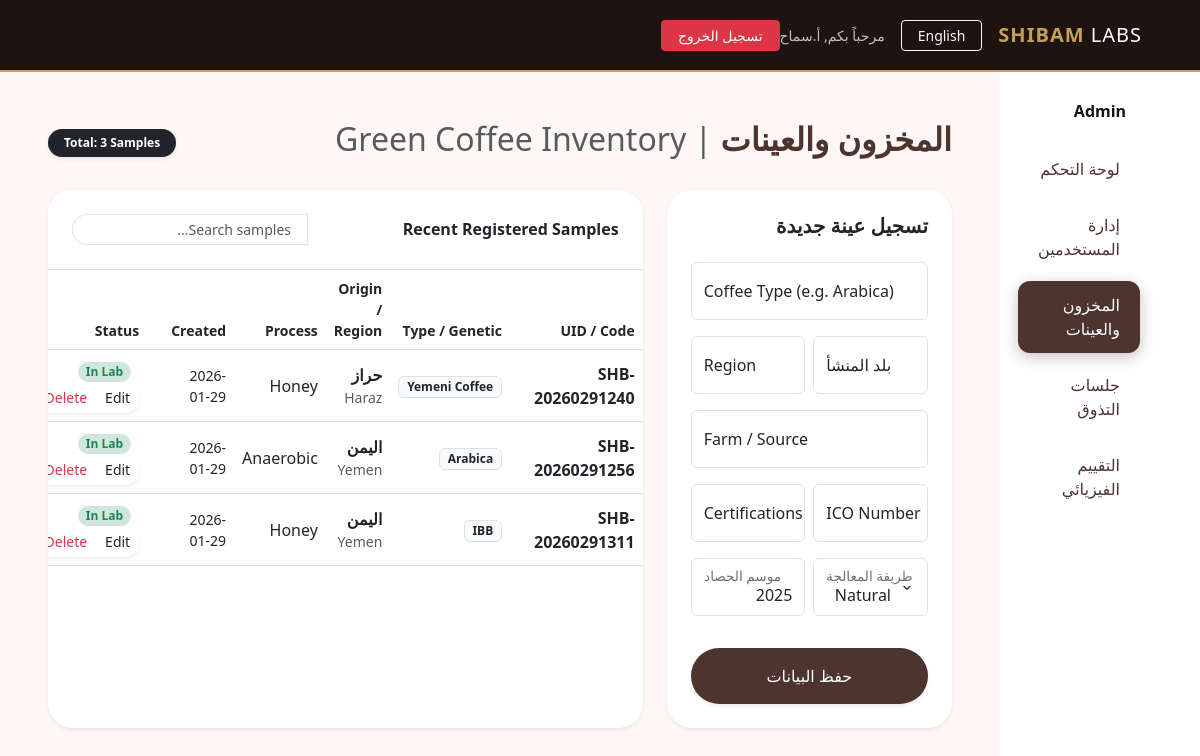
The app's page /admin/samples (signed in) with its own data.
### models.py (models this page shows)
class User(db.Model, UserMixin):
    id = db.Column(db.Integer, primary_key=True)
    username = db.Column(db.String(50), unique=True, nullable=False)
    email = db.Column(db.String(120), unique=True, nullable=False)
    password_hash = db.Column(db.String(128), nullable=False)
    full_name = db.Column(db.String(100))
    role = db.Column(db.String(20), nullable=False) # Admin, RoastManager, Cupper
    is_active = db.Column(db.Boolean, default=True)

class CoffeeSample(db.Model):
    id = db.Column(db.Integer, primary_key=True)
    sample_id = db.Column(db.String(20), unique=True, nullable=False) # Auto-generated SHB-XXXX
    coffee_type = db.Column(db.String(50)) # Variety/Genetic
    origin = db.Column(db.String(100)) # Country
    region = db.Column(db.String(100))
    farm = db.Column(db.String(100))
    process = db.Column(db.String(50))
    harvest_year = db.Column(db.String(10))
    ico_number = db.Column(db.String(50)) # ICO ID
    certifications = db.Column(db.String(200)) # Fair Trade, Organic, etc.
    created_at = db.Column(db.DateTime, default=datetime.datetime.utcnow)

### app.py (the view, shortened to what this page needs)
@app.route('/admin/samples', methods=['GET', 'POST'])
@login_required
def admin_samples():
    if current_user.role != 'Admin': return "Access Denied", 403
    samples = CoffeeSample.query.all()
    return render_template('admin_samples.html', samples=samples, t=get_translations(session['lang']))

### app.py (called while the page is built)
@login_manager.user_loader
def load_user(user_id):
    return User.query.get(int(user_id))

@app.before_request
def set_lang():
    if 'lang' not in session:
        session['lang'] = 'ar'

### templates/admin_samples.html (shortened to what this page needs)
{% extends "layout.html" %}
{% block content %}
<div class="d-flex justify-content-between align-items-center mb-4">
    <h2 class="fw-bold" style="color: var(--roasted);">{{ t.samples }} <span class="text-muted fw-light">| Green Coffee
            Inventory</span></h2>
    <span class="badge bg-dark text-gold px-3 py-2 rounded-pill shadow-sm">Total: {{ samples|length }} Samples</span>
</div>
<div class="row g-4">
    <div class="col-lg-4">
        <div class="card p-4 h-100 border-0 shadow-sm" style="background: white; border-radius: 25px;">
            <div class="d-flex align-items-center mb-4">
                <h5 class="mb-0 fw-bold">{{ t.add_sample }}</h5>
            </div>
            <form method="POST">
                <div class="form-floating mb-3">
                    <input type="text" name="coffee_type" class="form-control" id="fType" placeholder="Arabica"
                        required>
                    <label for="fType">Coffee Type (e.g. Arabica)</label>
                </div>
                <div class="row g-2">
                    <div class="col-6">
                        <div class="form-floating mb-3">
                            <input type="text" name="origin" class="form-control" id="fOrigin" placeholder="Ethiopia"
                                required>
                            <label for="fOrigin">{{ t.origin }}</label>
                        </div>
                    </div>
                    <div class="col-6">
                        <div class="form-floating mb-3">
                            <input type="text" name="region" class="form-control" id="fRegion" placeholder="Sidamo">
                            <label for="fRegion">Region</label>
                        </div>
                    </div>
                </div>
                <div class="form-floating mb-3">
                    <input type="text" name="farm" class="form-control" id="fFarm" placeholder="Sunrise Farm">
                    <label for="fFarm">Farm / Source</label>
                </div>
                <div class="row g-2">
                    <div class="col-6">
                        <div class="form-floating mb-3">
                            <input type="text" name="ico_number" class="form-control" id="fIco" placeholder="ICO-123">
                            <label for="fIco">ICO Number</label>
                        </div>
                    </div>
                    <div class="col-6">
                        <div class="form-floating mb-3">
                            <input type="text" name="certifications" class="form-control" id="fCert"
                                placeholder="Organic/FT">
                            <label for="fCert">Certifications</label>
                        </div>
                    </div>
                </div>
                <div class="row g-2">
                    <div class="col-6">
                        <div class="form-floating mb-3">
                            <select name="process" class="form-select" id="fProcess">
                                <option>Natural</option>
                            </select>
                            <label for="fProcess">{{ t.process }}</label>
                        </div>
                    </div>
                    <div class="col-6">
                        <div class="form-floating mb-3">
                            <input type="number" name="harvest_year" class="form-control" id="fYear" value="2025">
                            <label for="fYear">{{ t.harvest }}</label>
                        </div>
                    </div>
                </div>
                <button type="submit" class="btn btn-coffee w-100 py-3 mt-3 shadow-sm rounded-pill">{{ t.save
                    }}</button>
            </form>
        </div>
    </div>
    <div class="col-lg-8">
        <div class="card h-100 border-0 shadow-sm" style="border-radius: 25px; overflow: hidden;">
            <div class="p-4 bg-white border-bottom d-flex justify-content-between align-items-center">
                <h6 class="mb-0 fw-bold">Recent Registered Samples</h6>
                <div class="input-group w-auto">
                    <input type="text" class="form-control form-control-sm rounded-start-pill px-3"
                        placeholder="Search samples...">
                </div>
            </div>
            <div class="table-responsive">
                <table class="table table-hover align-middle mb-0">
                    <thead class="bg-light text-muted small">
                        <tr>
                            <th class="ps-4">UID / Code</th>
                            <th>Type / Genetic</th>
                            <th>Origin / Region</th>
                            <th>Process</th>
                            <th>Created</th>
                            <th class="text-end pe-4">Status</th>
                        </tr>
                    </thead>
                    <tbody class="border-top-0">
                        {% for s in samples %}
                        <tr>
                            <td class="ps-4">
                                <span class="fw-bold text-dark">{{ s.sample_id }}</span>
                            </td>
                            <td><span class="badge bg-light text-dark border">{{ s.coffee_type }}</span></td>
                            <td>
                                <div><strong>{{ s.origin }}</strong></div>
                                <div class="small text-muted">{{ s.region }}</div>
                            </td>
                            <td>{{ s.process }}</td>
                            <td class="small">{{ s.created_at.strftime('%Y-%m-%d') }}</td>
                            <td class="text-end pe-4">
                                <span class="badge bg-success-subtle text-success px-2 py-1 rounded-pill small me-2">In
                                    Lab</span>
                                <div class="btn-group shadow-sm rounded-pill overflow-hidden">
                                    <a href="{{ url_for('edit_sample', id=s.id) }}"
                                        class="btn btn-sm btn-white text-dark px-2" title="Edit">
                                        Edit
                                    </a>
                                    <a href="{{ url_for('delete_sample', id=s.id) }}"
                                        class="btn btn-sm btn-white text-danger px-2"
                                        onclick="return confirm('Delete this sample and all related evaluations? This cannot be undone.')"
                                        title="Delete">
                                        Delete
                                    </a>
                                </div>
                            </td>
                        </tr>
                        {% endfor %}
                    </tbody>
                </table>
            </div>
        </div>
    </div>
</div>
{% endblock %}

### templates/layout.html (shortened to what this page needs)
<!DOCTYPE html>
<html lang="{{ session.get('lang', 'ar') }}" dir="{{ t.dir }}">
<head>
    <link href="https://cdn.jsdelivr.net/npm/bootstrap@5.3.0/dist/css/bootstrap.min.css" rel="stylesheet">
</head>
<body>
    <nav class="navbar navbar-expand-lg sticky-top">
        <div class="container">
            <a class="navbar-brand" href="/">SHIBAM <span style="color:white; font-weight:300;">LABS</span></a>
            <div class="ms-auto d-flex align-items-center">
                <a href="{{ url_for('toggle_lang') }}" class="btn btn-outline-light btn-sm me-3 px-3">{{ t.lang_toggle
                    }}</a>
                {% if current_user.is_authenticated %}
                <span class="text-light opacity-75 small me-3">{{ t.welcome }}, {{ current_user.full_name }}</span>
                <a href="{{ url_for('logout') }}" class="btn btn-sm btn-danger px-3">{{ t.logout }}</a>
                {% endif %}
            </div>
        </div>
    </nav>
    <div class="container-fluid">
        <div class="row">
            {% if current_user.is_authenticated %}
            <div class="col-md-2 d-none d-md-block sidebar">
                <div class="mb-4 text-center">
                    <h6 class="fw-bold">{{ current_user.role }}</h6>
                </div>
                <ul class="nav nav-pills flex-column">
                    <li class="nav-item"><a class="nav-link {{ 'active' if request.endpoint == 'index' }}" href="/">{{
                            t.dashboard }}</a></li>
                    {% if current_user.role == 'Admin' %}
                    <li class="nav-item"><a class="nav-link {{ 'active' if request.endpoint == 'admin_users' }}"
                            href="{{ url_for('admin_users') }}">{{ t.manage_users if t.manage_users else 'Users'
                            }}</a></li>
                    <li class="nav-item"><a class="nav-link {{ 'active' if request.endpoint == 'admin_samples' }}"
                            href="{{ url_for('admin_samples') }}">{{ t.samples }}</a></li>
                    <li class="nav-item"><a class="nav-link {{ 'active' if request.endpoint == 'admin_sessions' }}"
                            href="{{ url_for('admin_sessions') }}">{{ t.sessions }}</a></li>
                    {% endif %}
                    {% if current_user.role in ['Admin', 'RoastManager'] %}
                    <li class="nav-item"><a class="nav-link {{ 'active' if request.endpoint == 'physical_grading' }}"
                            href="{{ url_for('physical_grading') }}">{{ t.physical }}</a></li>
                    {% endif %}
                </ul>
            </div>
            {% endif %}
            <div class="col-{% if current_user.is_authenticated %}md-10{% else %}12{% endif %} p-lg-5 p-4">
                {% block content %}{% endblock %}
            </div>
        </div>
    </div>
</body>
</html>

### templates/layout.html (style rules this page uses)
:root { --espresso: #1A0F0A; --roasted: #4E342E; --latte: #A67C52; --silk-cream: #FDF8F5; --gold-accent: #C5A059; --soft-shadow: 0 10px 30px rgba(0, 0, 0, 0.08); }
.navbar { background: rgba(26, 15, 10, 0.98) !important; backdrop-filter: blur(10px); padding: 15px 0; border-bottom: 2px solid var(--gold-accent); }
.navbar-brand { font-weight: 700; letter-spacing: 1px; color: var(--gold-accent) !important; }
.sidebar { background: white; min-height: calc(100vh - 75px); padding: 30px 20px; box-shadow: 4px 0 15px rgba(0, 0, 0, 0.02); }
.nav-pills .nav-link { color: var(--roasted); font-weight: 500; padding: 12px 20px; border-radius: 12px; margin-bottom: 8px; transition: 0.3s; }
.nav-pills .nav-link.active { background: var(--roasted) !important; box-shadow: 0 4px 15px rgba(78, 52, 46, 0.3); }
.card { border: none; border-radius: 20px; box-shadow: var(--soft-shadow); transition: transform 0.3s ease; }
.btn-coffee { background: var(--roasted); color: white; border-radius: 10px; padding: 10px 25px; border: none; font-weight: 500; }

### records on screen
User: full_name "أ.سماح", role "Admin"
CoffeeSample: sample_id "SHB-20260291240", coffee_type "Yemeni Coffee", origin "حراز", region "Haraz", process "Honey", created_at "2026-01-29"
CoffeeSample: sample_id "SHB-20260291256", coffee_type "Arabica", origin "اليمن", region "Yemen", process "Anaerobic", created_at "2026-01-29"
CoffeeSample: sample_id "SHB-20260291311", coffee_type "IBB", origin "اليمن", region "Yemen", process "Honey", created_at "2026-01-29"

### other values on screen
{{ t.lang_toggle }} "English"
{{ t.welcome }} "مرحباً بكم"
{{ t.logout }} "تسجيل الخروج"
{{ t.dashboard }} "لوحة التحكم"
{{ t.manage_users if t.manage_users else 'Users' }} "إدارة المستخدمين"
{{ t.samples }} "المخزون والعينات"
{{ t.sessions }} "جلسات التذوق"
{{ t.physical }} "التقييم الفيزيائي"
{{ samples|length }} "3"
{{ t.add_sample }} "تسجيل عينة جديدة"
{{ t.save }} "حفظ البيانات"
